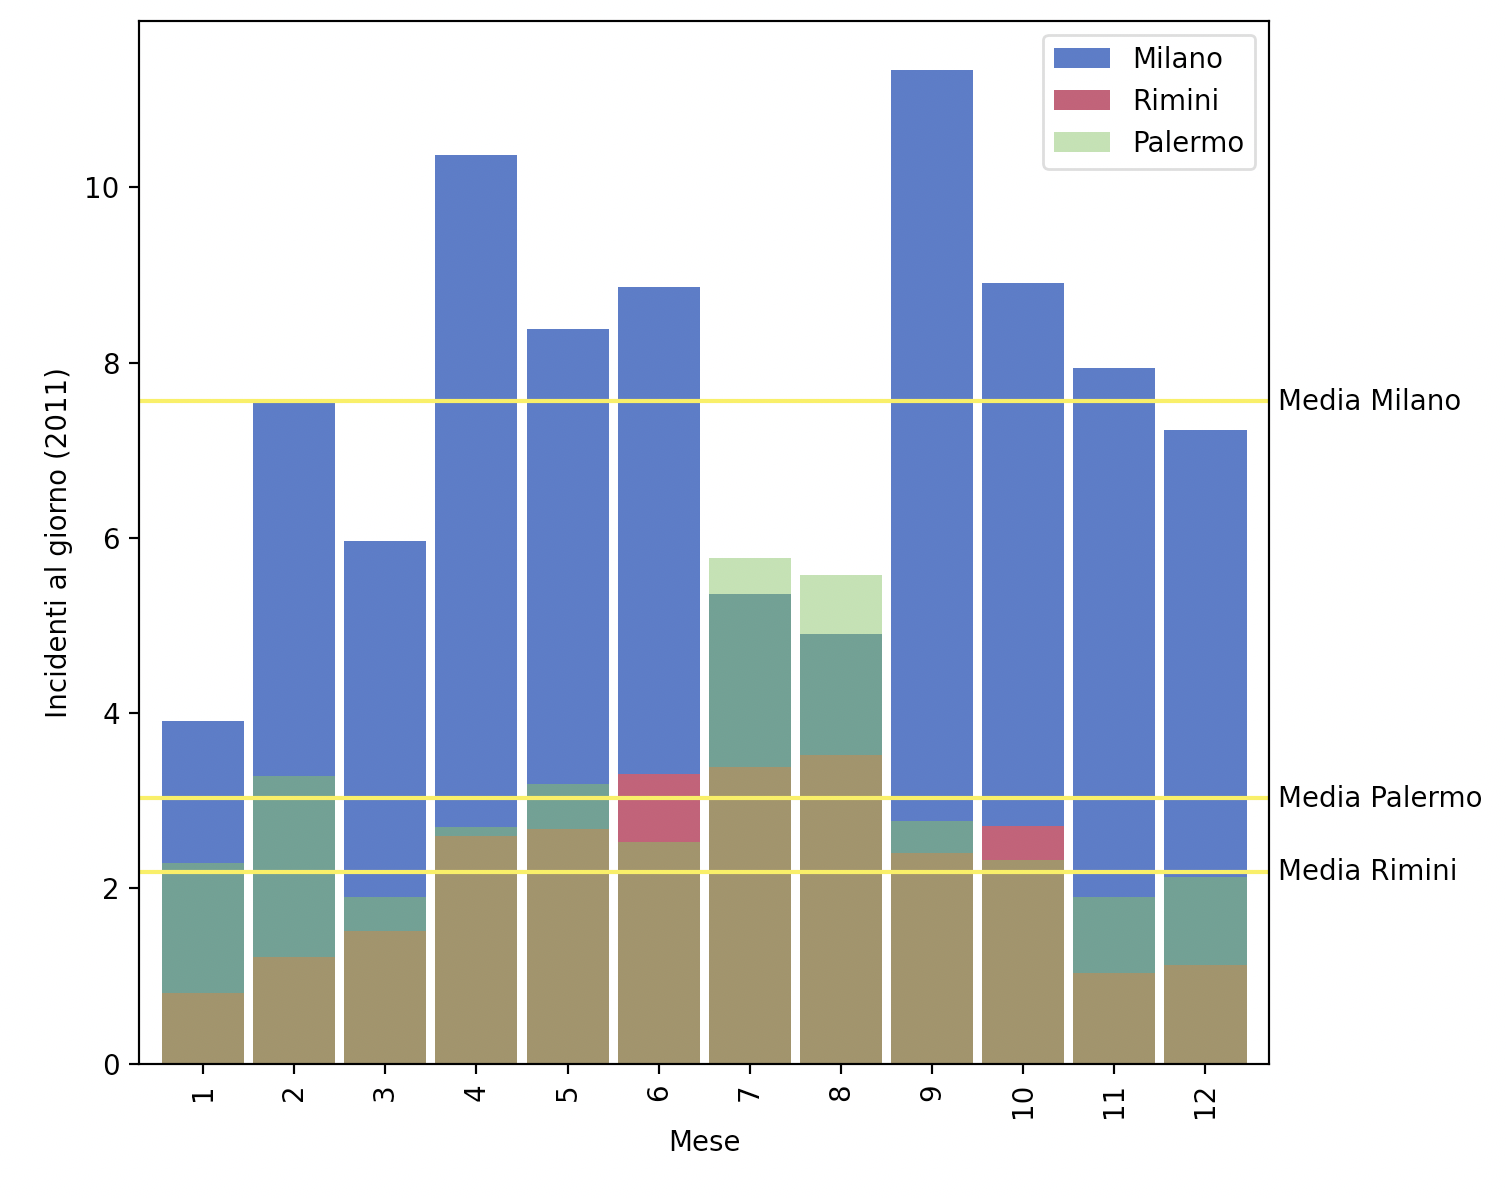

The Python source for this figure:
import pandas as pd
import matplotlib.pyplot as plt

path = "dataset/incidenti/incidenti_2011.txt"
data = pd.read_csv(path, sep="\t")

milano_mese = data[data['provincia'] == 15]['mese'].value_counts().sort_index()
rimini_mese = data[data['provincia'] == 99]['mese'].value_counts().sort_index()
palermo_mese = data[data['provincia'] == 82]['mese'].value_counts().sort_index()

index = 0
for giorni_in_mese in [31, 28, 31, 30, 31, 30, 31, 31, 30, 31, 30, 31]:
    rimini_mese.iloc[index] /= giorni_in_mese
    milano_mese.iloc[index] /= giorni_in_mese
    palermo_mese.iloc[index] /= giorni_in_mese
    index += 1

milano_media = milano_mese.mean()
rimini_media = rimini_mese.mean()
palermo_media = palermo_mese.mean()

plt.xlabel("Mese")
plt.ylabel("Incidenti al giorno (2011)")
plt.plot([-1, 15], [milano_media, milano_media], color='#f9f03b')
plt.plot([-1, 15], [rimini_media, rimini_media], color='#f9f03b')
plt.plot([-1, 15], [palermo_media, palermo_media], color='#f9f03b')
plt.text(11.8,milano_media - 0.1,'Media Milano')
plt.text(11.8,rimini_media - 0.1,'Media Rimini')
plt.text(11.8,palermo_media - 0.1,'Media Palermo')
milano_mese.plot.bar(width=0.9, color='#4566c1', alpha=1.0, label='Milano')
rimini_mese.plot.bar(width=0.9, color='#c14566', alpha=1.0, label='Rimini')
palermo_mese.plot.bar(width=0.9, color='#66c145', alpha=0.5, label='Palermo')
plt.legend()
plt.tight_layout()
plt.show()
